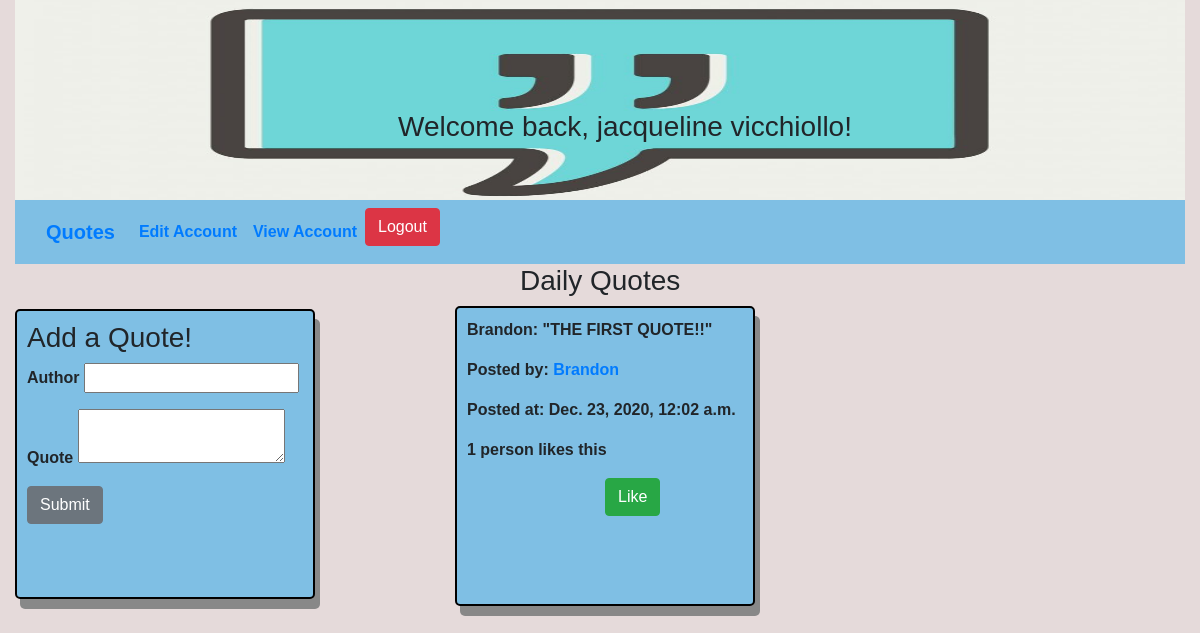
The app's page /quotes (signed in) with its own data.
### appOne/models.py (models this page shows, shortened)
class User(models.Model):
    first_name = models.CharField(max_length= 255)
    last_name = models.CharField(max_length=255)
    email = models.CharField(max_length=255)
    password = models.CharField(max_length=255)
    created_at = models.DateTimeField(auto_now_add = True)
    updated_at = models.DateTimeField(auto_now = True)
    objects = UserManager()

class Quote(models.Model):
    author_by = models.CharField(max_length=255)
    quote = models.CharField(max_length=255)
    posted_by = models.ForeignKey(User, related_name= "posted_quotes", on_delete = models.CASCADE)
    user_likes = models.ManyToManyField(User, related_name="likes")
    created_at = models.DateTimeField(auto_now_add = True)
    updated_at = models.DateTimeField(auto_now = True)
    objects = QuoteManager()

### appOne/views.py (the view, shortened to what this page needs)
# urls.py: path('quotes', views.quotes, name= 'quotes'),
def quotes(request):
    if request.method == 'GET':
        if "user_id" in request.session:
            user = User.objects.get(id=request.session['user_id'])
            context = {
                "likes" : Quote.objects.annotate(likes=Count('user_likes')),
                'user': user,
                "quotes": Quote.objects.all()
                }
            return render(request,'quotes.html', context)

### appOne/templates/quotes.html (shortened to what this page needs)
<!DOCTYPE html>
<html lang="en">
<head>
    {% load static %}
    <link rel="stylesheet" type="text/css" href="{% static 'bootstrap.css'%}">
</head>
<body>
    <div class="container-fluid">
        <div class="top-pic-section">
            {% if 'user_id' in request.session %}
                <h3 class="text-center top-header top-header-font">Welcome back, {{user.first_name}} {{user.last_name}}!</p>
            {% else %}
                <h3 class="text-center top-header top-header-font">Welcome to Quotes!</h3>
            {% endif %}
        </div>
    <nav class="navbar navbar-expand-lg navbar-nav_bar bg-nav_bar">
        <div class="container-fluid">
            <a class="navbar-brand brand-padding" href="{% url 'quotes' %}"><strong>Quotes</strong></a>
            <div class="collapse navbar-collapse" id="navbarSupportedContent">
                <ul class="navbar-nav me-auto mb-2 mb-lg-0">
                    <li class="nav-item">
                        {% if 'user_id' in request.session %}
                        <a class="nav-link" href="/edit/{{user.id}}" >Edit Account</a>
                        {% else %}
                        <a class="nav-link" href="{% url 'create_account_page' %}">Create Account</a>
                        {% endif %}
                    </li>
                    {% if 'user_id' in request.session %}
                    <li class="nav-item">
                        <a class="nav-link" href="/profile/{{user.id}}" >View Account</a>
                    </li>
                {% endif %}
                {% if 'user_id' in request.session %}
                </ul>
                    <form class="d-flex login-padding" action="logout" method="POST" class="logoutbtn">
                        <input class="btn btn-danger" type="submit" value="Logout">
                    </form>
                {% endif %}
            </div>
        </div>
    </nav>
    <div class="row">
        <div class="col-4">
            <div class="add-quote-form">
                {% if 'user_id' in request.session %}
                <h3>Add a Quote!</h3>
                    <form action="/create_quote" method="POST">
                    <p>Author   <input type="text" name="author_by"></p>
                    <p class="align-top">Quote    <textarea name="quote"></textarea></p>
                    <input class="btn btn-secondary" type="submit" value="Submit">
                    </form>
                {% else %}
                <h3><a href="/create_account"> Log in or Create Account to post quotes!</a></h3>
                {% endif %}
            </div>
        </div>
            <div class="col-8">
                <h3 class="text-justify daily-quotes" >Daily Quotes</h3>
                <ul>
                {% for quote in quotes reversed %}
                <li class="nodots">
                    <div class="quoteBox">
                        <p>{{quote.author_by}}: "{{quote.quote}}"</p>
                        <p>Posted by: <a href="/profile/{{quote.posted_by.id}}">{{quote.posted_by.first_name}} </a></p>
                        <p>Posted at: {{quote.created_at}}</p>
                        {% if quote.user_likes.count > 1 %}
                        <p> {{quote.user_likes.count}} people like this</p>
                        {% elif quote.user_likes.count == 0 %}
                        <p></p>
                        {% else %}
                        <p> {{quote.user_likes.count}} person likes this</p>
                        {% endif %}
                        {% if 'user_id' not in request.session %}
                        <a href="/create_account" class="link-danger" style="color:#FF0000;">Log in to leave a like!</a>
                        {% else %}
                        {% if quote not in user.likes.all %}
                        <form action="like/{{quote.id}}" method="POST">
                            <input type="submit" class="btn btn-success" value="Like">
                        </form>
                        {% else%}
                        <form action="delete_like/{{quote.id}}" method="POST">
                            <input type="submit" class="btn btn-secondary" value="Unlike">
                            {% csrf_token %}
                        </form>
                        {% endif %}
                        {% endif %}
                    </div>
                </li>
                {% endfor %}
                </ul>
            </div>
        </div>
    </div>
</body>
</html>

### records on screen
User: first_name "jacqueline", last_name "vicchiollo"
Quote: author_by "Brandon", quote "THE FIRST QUOTE!!", posted_by.first_name "Brandon", created_at "Dec. 23, 2020, 12:02 a.m.", user_likes.count "1"
